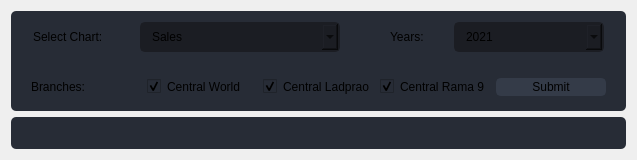
                  <widget class="QWidget" name="page_dashboard">
                   <layout class="QVBoxLayout" name="verticalLayout_12">
                    <property name="leftMargin">
                     <number>11</number>
                    </property>
                    <property name="topMargin">
                     <number>11</number>
                    </property>
                    <property name="rightMargin">
                     <number>11</number>
                    </property>
                    <property name="bottomMargin">
                     <number>11</number>
                    </property>
                    <item>
                     <widget class="QFrame" name="head_dash">
                      <property name="minimumSize">
                       <size>
                        <width>0</width>
                        <height>100</height>
                       </size>
                      </property>
                      <property name="maximumSize">
                       <size>
                        <width>16777215</width>
                        <height>100</height>
                       </size>
                      </property>
                      <property name="styleSheet">
                       <string notr="true">background-color: rgb(39, 44, 54);
border-radius: 5px;</string>
                      </property>
                      <property name="frameShape">
                       <enum>QFrame::StyledPanel</enum>
                      </property>
                      <property name="frameShadow">
                       <enum>QFrame::Raised</enum>
                      </property>
                      <layout class="QVBoxLayout" name="verticalLayout_43">
                       <property name="spacing">
                        <number>0</number>
                       </property>
                       <property name="leftMargin">
                        <number>11</number>
                       </property>
                       <property name="topMargin">
                        <number>0</number>
                       </property>
                       <property name="rightMargin">
                        <number>11</number>
                       </property>
                       <property name="bottomMargin">
                        <number>0</number>
                       </property>
                       <item alignment="Qt::AlignLeft">
                        <widget class="QFrame" name="frame_11">
                         <property name="styleSheet">
                          <string notr="true">background-color: rgb(39, 44, 54);
border-radius: 5px;</string>
                         </property>
                         <property name="frameShape">
                          <enum>QFrame::StyledPanel</enum>
                         </property>
                         <property name="frameShadow">
                          <enum>QFrame::Raised</enum>
                         </property>
                         <layout class="QHBoxLayout" name="horizontalLayout_26">
                          <property name="spacing">
                           <number>7</number>
                          </property>
                          <property name="leftMargin">
                           <number>11</number>
                          </property>
                          <property name="topMargin">
                           <number>11</number>
                          </property>
                          <property name="rightMargin">
                           <number>11</number>
                          </property>
                          <property name="bottomMargin">
                           <number>11</number>
                          </property>
                          <item>
                           <widget class="QLabel" name="label_12">
                            <property name="minimumSize">
                             <size>
                              <width>100</width>
                              <height>0</height>
                             </size>
                            </property>
                            <property name="maximumSize">
                             <size>
                              <width>100</width>
                              <height>16777215</height>
                             </size>
                            </property>
                            <property name="text">
                             <string>Select Chart:</string>
                            </property>
                           </widget>
                          </item>
                          <item>
                           <widget class="QComboBox" name="comboBox_select_chart">
                            <property name="minimumSize">
                             <size>
                              <width>200</width>
                              <height>0</height>
                             </size>
                            </property>
                            <property name="maximumSize">
                             <size>
                              <width>200</width>
                              <height>16777215</height>
                             </size>
                            </property>
                            <property name="styleSheet">
                             <string notr="true">QComboBox{
	background-color: rgb(27, 29, 35);
	border-radius: 5px;
	border: 2px solid rgb(27, 29, 35);
	padding: 5px;
	padding-left: 10px;
}
QComboBox:hover{
	border: 2px solid rgb(64, 71, 88);
}
QComboBox QAbstractItemView {
	color: rgb(85, 170, 255);	
	background-color: rgb(27, 29, 35);
	padding: 10px;
	selection-background-color: rgb(39, 44, 54);
}</string>
                            </property>
                            <item>
                             <property name="text">
                              <string>Sales</string>
                             </property>
                            </item>
                            <item>
                             <property name="text">
                              <string>Branch Target Achievement</string>
                             </property>
                            </item>
                           </widget>
                          </item>
                          <item>
                           <widget class="QLabel" name="label_2">
                            <property name="minimumSize">
                             <size>
                              <width>100</width>
                              <height>0</height>
                             </size>
                            </property>
                            <property name="maximumSize">
                             <size>
                              <width>100</width>
                              <height>16777215</height>
                             </size>
                            </property>
                            <property name="text">
                             <string>             Years: </string>
                            </property>
                           </widget>
                          </item>
                          <item>
                           <widget class="QComboBox" name="comboBox_select_year">
                            <property name="minimumSize">
                             <size>
                              <width>150</width>
                              <height>30</height>
                             </size>
                            </property>
                            <property name="maximumSize">
                             <size>
                              <width>150</width>
                              <height>30</height>
                             </size>
                            </property>
                            <property name="styleSheet">
                             <string notr="true">QComboBox{
	background-color: rgb(27, 29, 35);
	border-radius: 5px;
	border: 2px solid rgb(27, 29, 35);
	padding: 5px;
	padding-left: 10px;
}
QComboBox:hover{
	border: 2px solid rgb(64, 71, 88);
}
QComboBox QAbstractItemView {
	color: rgb(85, 170, 255);	
	background-color: rgb(27, 29, 35);
	padding: 10px;
	selection-background-color: rgb(39, 44, 54);
}</string>
                            </property>
                            <item>
                             <property name="text">
                              <string>2021</string>
                             </property>
                            </item>
                            <item>
                             <property name="text">
                              <string>2022</string>
                             </property>
                            </item>
                           </widget>
                          </item>
                         </layout>
                        </widget>
                       </item>
                       <item>
                        <widget class="QFrame" name="frame_12">
                         <property name="frameShape">
                          <enum>QFrame::StyledPanel</enum>
                         </property>
                         <property name="frameShadow">
                          <enum>QFrame::Raised</enum>
                         </property>
                         <layout class="QHBoxLayout" name="horizontalLayout_30">
                          <property name="topMargin">
                           <number>0</number>
                          </property>
                          <property name="bottomMargin">
                           <number>0</number>
                          </property>
                          <item>
                           <widget class="QLabel" name="label_11">
                            <property name="text">
                             <string>Branches: </string>
                            </property>
                           </widget>
                          </item>
                          <item>
                           <widget class="QCheckBox" name="cen_world_btn_2">
                            <property name="text">
                             <string>Central World</string>
                            </property>
                            <property name="checked">
                             <bool>true</bool>
                            </property>
                           </widget>
                          </item>
                          <item>
                           <widget class="QCheckBox" name="cen_lad_btn_2">
                            <property name="text">
                             <string>Central Ladprao</string>
                            </property>
                            <property name="checked">
                             <bool>true</bool>
                            </property>
                           </widget>
                          </item>
                          <item>
                           <widget class="QCheckBox" name="cen_rama9_btn_2">
                            <property name="text">
                             <string>Central Rama 9</string>
                            </property>
                            <property name="checked">
                             <bool>true</bool>
                            </property>
                           </widget>
                          </item>
                          <item>
                           <widget class="QPushButton" name="submit_view_btn_2">
                            <property name="styleSheet">
                             <string notr="true">QPushButton {
	border: 2px solid rgb(52, 59, 72);
	border-radius: 5px;	
	background-color: rgb(52, 59, 72);
}
QPushButton:hover {
	background-color: rgb(57, 65, 80);
	border: 2px solid rgb(61, 70, 86);
}
QPushButton:pressed {	
	background-color: rgb(35, 40, 49);
	border: 2px solid rgb(43, 50, 61);
}</string>
                            </property>
                            <property name="text">
                             <string>Submit</string>
                            </property>
                           </widget>
                          </item>
                         </layout>
                        </widget>
                       </item>
                      </layout>
                     </widget>
                    </item>
                    <item>
                     <widget class="QFrame" name="graph_dash">
                      <property name="styleSheet">
                       <string notr="true">background-color: rgb(39, 44, 54);
border-radius: 5px;</string>
                      </property>
                      <property name="frameShape">
                       <enum>QFrame::StyledPanel</enum>
                      </property>
                      <property name="frameShadow">
                       <enum>QFrame::Raised</enum>
                      </property>
                      <layout class="QHBoxLayout" name="horizontalLayout_39">
                       <item>
                        <widget class="QLabel" name="label_graph">
                         <property name="text">
                          <string/>
                         </property>
                        </widget>
                       </item>
                      </layout>
                     </widget>
                    </item>
                   </layout>
                  </widget>
